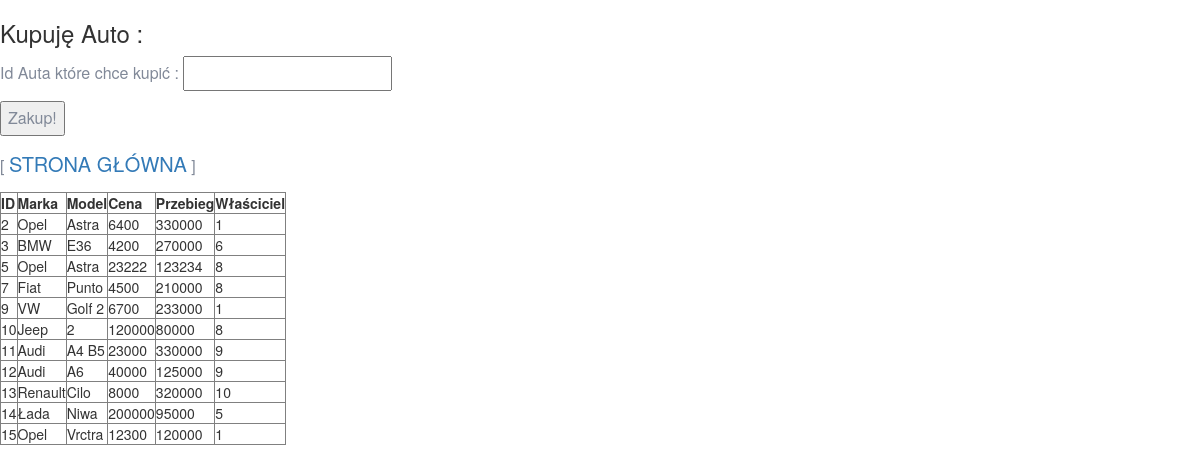
Before: /kupauto.php (signed in) with the older database file.
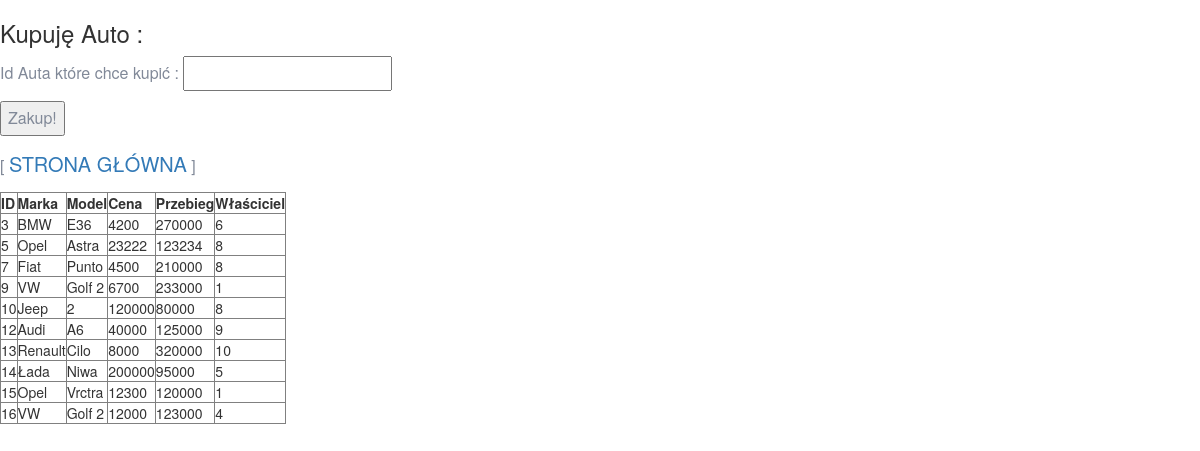
After: the same page with the newer database file.
### tables this page shows
CREATE TABLE `auta` (
  `ID_auta` int(11) NOT NULL,
  `marka` text NOT NULL,
  `model` text NOT NULL,
  `cena` int(11) NOT NULL,
  `przebieg` int(11) NOT NULL,
  `klient_id` int(11) DEFAULT NULL
);

### kupauto.php (the view, shortened to what this page needs)
<!DOCTYPE HTML>
<html lang="pl">
<head>
	<link rel="stylesheet" href="css/style.css">
	<link rel="stylesheet" href="css/bootsnav.css">
	<link rel="stylesheet" href="css/animate.css">
	<link rel="stylesheet" href="css/bootstrap.min.css">
	<link rel="stylesheet" href="css/flaticon.css">
	<link rel="stylesheet" href="css/font-awsome.min.css">
	<link rel="stylesheet" href="css/linearicons.css">
	<link rel="stylesheet" href="css/owl.carousel.min.css">
	<link rel="stylesheet" href="css/owl.theme.default.min.css">
	<link rel="stylesheet" href="css/responsive.css">
</head>
<body>
    <?php
		require_once "connect.php";
		$polaczenie = @new mysqli($host, $db_user, $db_password, $db_name);
	    $sql = "SELECT ID_auta, marka, model, cena, przebieg, klient_id FROM auta";
		$result = $polaczenie->query($sql);
		echo "<table border='1'>";
		echo "<tr><th>ID</th><th>Marka</th><th>Model</th><th>Cena</th><th>Przebieg</th><th>Właściciel</th></tr>";
			if ($result->num_rows > 0) {
  				while($row = $result->fetch_assoc()) {
    				echo "<tr><td>" . $row["ID_auta"] . "</td><td>" . $row["marka"] . "</td><td>" . $row["model"] . "</td><td>" . $row["cena"] . "</td><td>" . $row["przebieg"] . "</td><td>" . $row["klient_id"] . "</td></tr>";
  				}
			}
			else {
  				echo "<tr><td colspan='3'>No data found</td></tr>";
			}
    ?>
	<h3>Kupuję auto : </h3>
  <form action="zakup.php" method="post">
    <p>Id Auta które chce kupić : <input type="number" name="id-kupna" required></p>
    <p><input type="submit" value="Zakup!"></p>
  </form>
</body>
</html>
<?php
	echo '<p> [ <a href="komis.php">STRONA GŁÓWNA</a> ]</p>';
?>

### css/style.css (style rules this page uses)
* { padding: 30; margin: 30; }
* { -webkit-box-sizing:border-box; -moz-box-sizing:border-box; -o-box-sizing:border-box; -ms-box-sizing:border-box; box-sizing:border-box; }
body { font-family: 'Poppins', sans-serif; font-size:16px; color:#818998; text-transform:initial; max-width:1920px; margin:30; overflow-x:hidden; }
a,a:hover,a:active,a:focus { display:inline-block; text-decoration:none; color: #444a57; font-size:20px; padding:0; font-weight: 500; text-transform: capitalize; }
h1,h2,h3,h4,h5,h6 { margin: 0; color:#444a57; font-size: 20px; font-weight: 500; text-transform: capitalize; }
p { margin: 0; color:#818998; font-size:16px; line-height: 1.8; text-transform: initial; }
select,input,textarea,button,.form-control { box-shadow:none;outline:0!important; }
html,body { height: 100%; }

### css/bootsnav.css (style rules this page uses)
body { -webkit-transition: all 0.3s ease-in-out; -moz-transition: all 0.3s ease-in-out; -o-transition: all 0.3s ease-in-out; -ms-transition: all 0.3s ease-in-out; transition: all 0.3s ease-in-out; }

Changed rows visible on the page:
removed auta: ID_auta "2", marka "Opel", model "Astra", cena "6400", przebieg "330000", klient "1"
removed auta: ID_auta "11", marka "Audi", model "A4 B5", cena "23000", przebieg "330000", klient "9"
added auta: ID_auta "16", marka "VW", model "Golf 2", cena "12000", przebieg "123000", klient "4"
